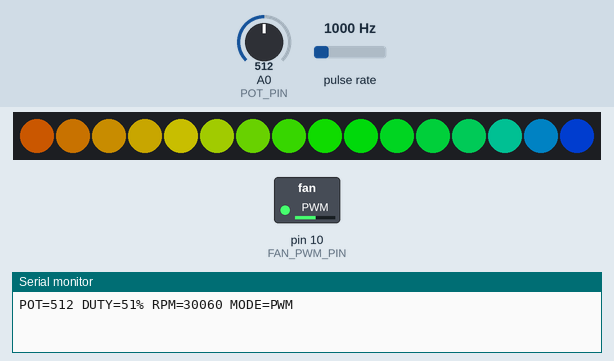
Recording of a program running on a simulated SparkFun Pro Micro, built with avr-gcc and run on an emulated ATmega32U4. On the bench: 16 RGB LEDs in strip order, left to right, switched loads named in the program (green lamp = pin HIGH), the last lines printed to the serial monitor. Wiring (inferred from the names in the program): pulse sensor: data pin 7. The inputs (shaded band) are chosen by the test bench; at power-on: A0 (POT_PIN) = 512, pulse rate 1000 Hz. Dim RGB values are drawn brighter than linear.

Above: at 1.2 s.
1.3 s: A0 (POT_PIN) set to 992
At 1.41 s:
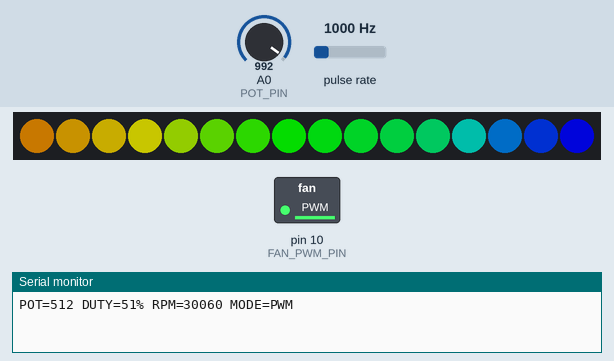
4.0 s: A0 (POT_PIN) set to 1017
At 4.23 s:
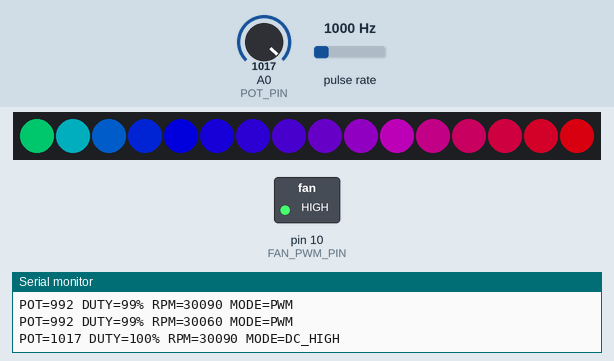
6.5 s: A0 (POT_PIN) set to 306
At 6.73 s:
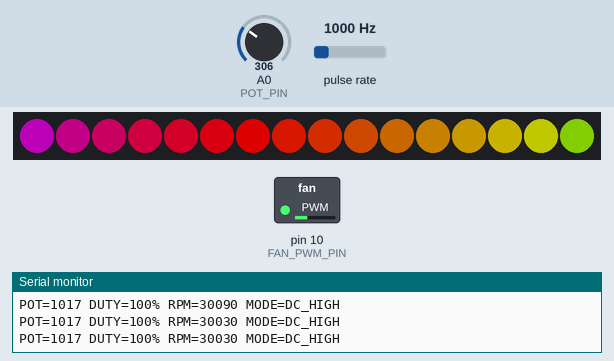
9.0 s: A0 (POT_PIN) set to 122
At 9.23 s:
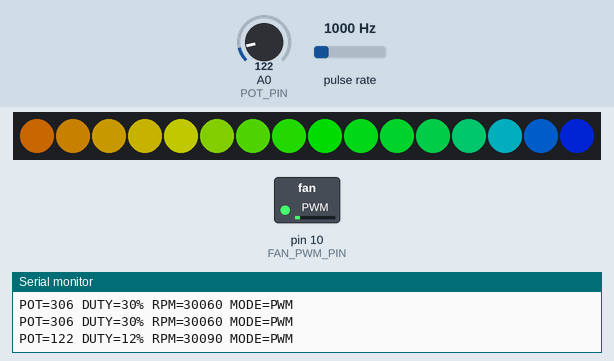
11.5 s: A0 (POT_PIN) set to 0
At 11.74 s:
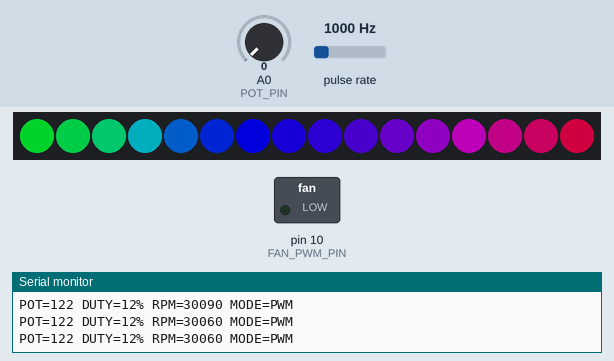
Timing chart, 0 to 14.5 s (numbered marks = the images above; inputs shaded):
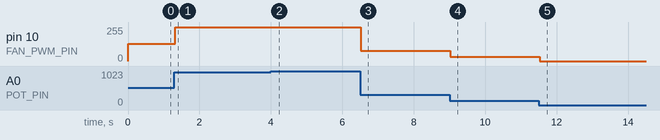

Measured:
- the behaviour switches between 999 and 1000 on A0 (POT_PIN) (found by bisection; images 1 and 2)
- after the input at 1.3 s, pin 10 (FAN_PWM_PIN): 130/255 → 253/255 at once
- after the input at 4.0 s, pin 10 (FAN_PWM_PIN): 253/255 → 255/255 at once
- after the input at 6.5 s, pin 10 (FAN_PWM_PIN): 255/255 → 78/255 at once
- after the input at 9.0 s, pin 10 (FAN_PWM_PIN): 78/255 → 31/255 at once
- after the input at 11.5 s, pin 10 (FAN_PWM_PIN): 31/255 → 0/255 at once

The program:

main.cpp
```cpp
#include <Arduino.h>
#include <FastLED.h>

#define LED_PIN     5
#define NUM_LEDS    16
#define FAN_PWM_PIN 10
#define POT_PIN     A0
#define TACH_PIN    7    // Fan tachometer wire (connect TACH + 10k pull-up to 5V)

CRGB leds[NUM_LEDS];

// Tachometer pulse counting (2 pulses per revolution for most PC fans)
volatile uint16_t tachPulses = 0;
void tachISR() { tachPulses++; }

void setup() {
  Serial.begin(9600);

  // Timer1 -> 25 kHz Fast PWM on OC1B (pin 10), TOP = 639
  pinMode(FAN_PWM_PIN, OUTPUT);
  TCCR1A = (1 << COM1B1) | (1 << WGM11);
  TCCR1B = (1 << WGM13) | (1 << WGM12) | (1 << CS10);
  ICR1 = 639;

  // Tachometer input (open-collector, needs external 10k pull-up to 5V)
  pinMode(TACH_PIN, INPUT_PULLUP);
  attachInterrupt(digitalPinToInterrupt(TACH_PIN), tachISR, FALLING);

  FastLED.addLeds<WS2812B, LED_PIN, GRB>(leds, NUM_LEDS);
  FastLED.setBrightness(150);
}

void loop() {
  uint16_t pot = analogRead(POT_PIN);   // 0-1023

  // Map pot to duty: full 0..639 range
  // At max pot: force constant HIGH for absolute 100%
  if (pot >= 1000) {
    TCCR1A &= ~(1 << COM1B1);
    digitalWrite(FAN_PWM_PIN, HIGH);
  } else {
    TCCR1A |= (1 << COM1B1);
    OCR1B = (uint32_t)pot * 639 / 1000;
  }

  // Every 1 second: calculate RPM and print debug info
  static unsigned long lastRPM = 0;
  static uint16_t rpm = 0;
  if (millis() - lastRPM >= 1000) {
    noInterrupts();
    uint16_t pulses = tachPulses;
    tachPulses = 0;
    interrupts();
    rpm = pulses * 30;  // 2 pulses/rev -> pulses/2*60 = pulses*30
    lastRPM = millis();

    Serial.print("POT=");
    Serial.print(pot);
    Serial.print(" DUTY=");
    Serial.print((pot >= 1000) ? 100 : (int)((uint32_t)pot * 100 / 1000));
    Serial.print("% RPM=");
    Serial.print(rpm);
    Serial.print(" MODE=");
    Serial.println((pot >= 1000) ? "DC_HIGH" : "PWM");
  }

  static uint8_t hue = 0;
  fill_rainbow(leds, NUM_LEDS, hue++, 8);
  FastLED.show();
  delay(30);
}
```
